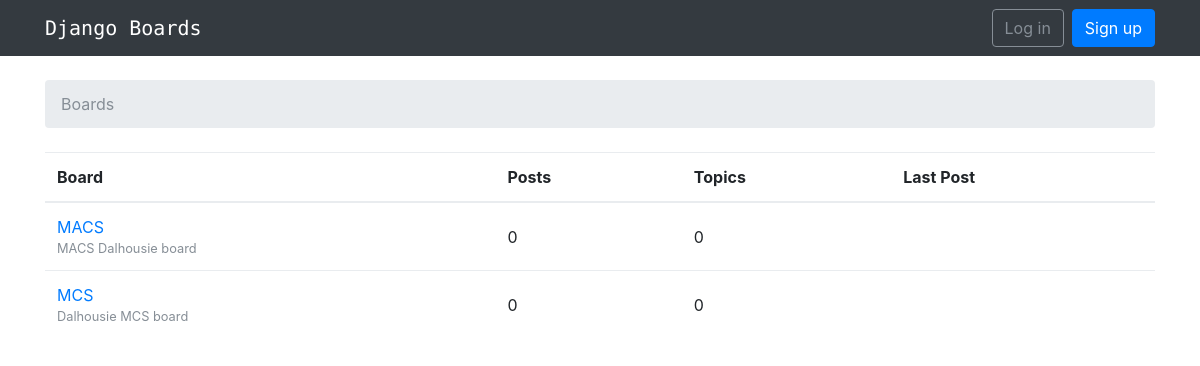
The page / on the database its author committed.
### boards/models.py (models this page shows, shortened)
class Board(models.Model):
    name = models.CharField(max_length=30, unique=True)
    description = models.CharField(max_length=100)

### boards/views.py (the view)
# urls.py: 2. Add a URL to urlpatterns:  url(r'^$', views.home, name='home')
def home(request):
    boards = Board.objects.all()
    context = {
        'boards': boards
    }
    return render(request, 'home.html', context)

### templates/home.html
{% extends 'base.html' %}
{% block breadcrumb %}
  <li class="breadcrumb-item active">Boards</li>
{% endblock %}
{% block content %}
  <table class="table">
    <thead class="thead-inverse">
      <tr>
        <th>Board</th>
        <th>Posts</th>
        <th>Topics</th>
        <th>Last Post</th>
      </tr>
    </thead>
    <tbody>
      {% for board in boards %}
        <tr>
          <td>
            <a href="{% url 'board_topics' board.pk %}">{{ board.name }}</a>
            <small class="text-muted d-block">{{ board.description }}</small>
          </td>
          <td class="align-middle">0</td>
          <td class="align-middle">0</td>
          <td></td>
        </tr>
      {% endfor %}
    </tbody>
  </table>
{% endblock %}

### rows shown on the page
Board: name "MACS", description "MACS Dalhousie board"
Board: name "MCS", description "Dalhousie MCS board"
